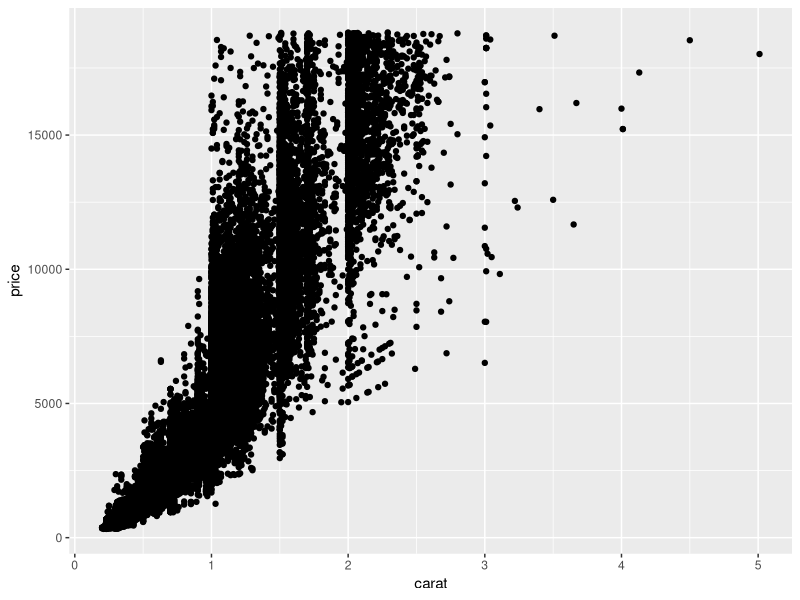
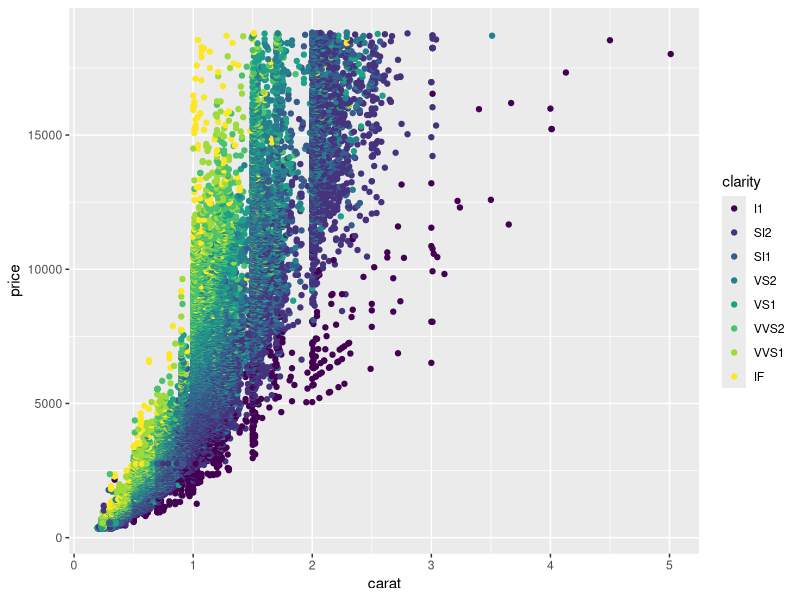
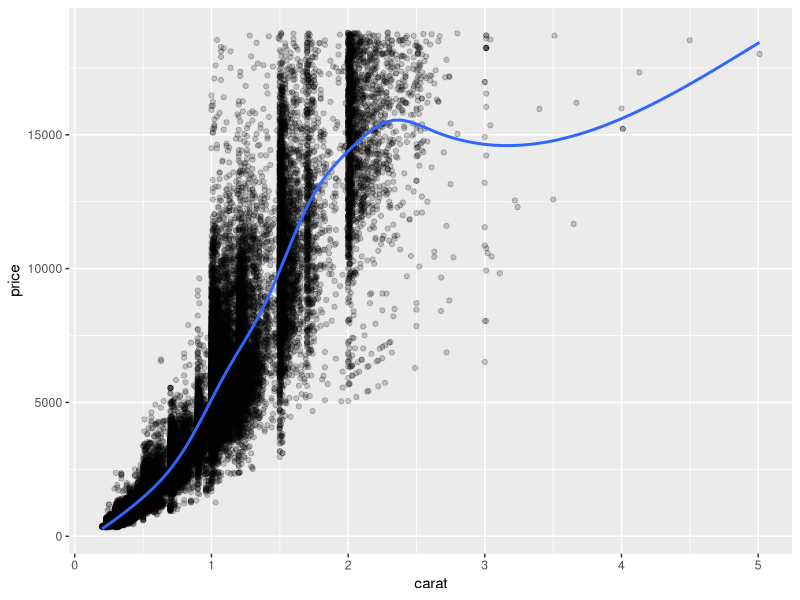
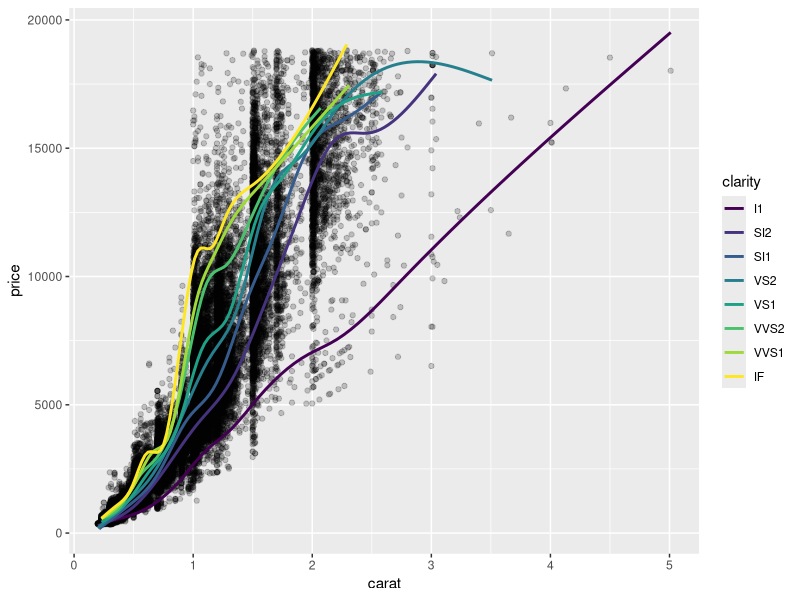

The R source for these figures, in order:
## ---- chunk 1
library(ggplot2)
## ---- chunk 2
dia_plot <- ggplot(diamonds, aes(x = carat, y = price))
## ---- chunk 3
dia_plot + geom_point()
## ---- chunk 4
dia_plot + geom_point(aes(color = clarity))
## ---- chunk 5
dia_plot <- dia_plot + geom_point(alpha = 0.2)
## ---- chunk 6
dia_plot + geom_smooth(se = F)
## ---- chunk 7
dia_plot + geom_smooth(aes(col = clarity), se = F)
